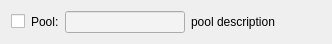
<?xml version="1.0" encoding="UTF-8"?>
<ui version="4.0">
 <class>SharedPoolWidget</class>
 <widget class="QWidget" name="SharedPoolWidget">
  <property name="geometry">
   <rect>
    <x>0</x>
    <y>0</y>
    <width>332</width>
    <height>41</height>
   </rect>
  </property>
  <property name="windowTitle">
   <string>Form</string>
  </property>
  <layout class="QHBoxLayout" name="horizontalLayout">
   <item>
    <widget class="QCheckBox" name="enabledCheckBox">
     <property name="sizePolicy">
      <sizepolicy hsizetype="Fixed" vsizetype="Fixed">
       <horstretch>0</horstretch>
       <verstretch>0</verstretch>
      </sizepolicy>
     </property>
     <property name="text">
      <string/>
     </property>
    </widget>
   </item>
   <item>
    <widget class="QLabel" name="poolLabel">
     <property name="sizePolicy">
      <sizepolicy hsizetype="Fixed" vsizetype="Preferred">
       <horstretch>0</horstretch>
       <verstretch>0</verstretch>
      </sizepolicy>
     </property>
     <property name="text">
      <string>Pool:</string>
     </property>
    </widget>
   </item>
   <item>
    <widget class="QLineEdit" name="nameLineEdit">
     <property name="enabled">
      <bool>true</bool>
     </property>
     <property name="sizePolicy">
      <sizepolicy hsizetype="Minimum" vsizetype="Fixed">
       <horstretch>0</horstretch>
       <verstretch>0</verstretch>
      </sizepolicy>
     </property>
     <property name="minimumSize">
      <size>
       <width>0</width>
       <height>0</height>
      </size>
     </property>
     <property name="maximumSize">
      <size>
       <width>120</width>
       <height>16777215</height>
      </size>
     </property>
     <property name="palette">
      <palette>
       <active>
        <colorrole role="Base">
         <brush brushstyle="SolidPattern">
          <color alpha="255">
           <red>243</red>
           <green>243</green>
           <blue>243</blue>
          </color>
         </brush>
        </colorrole>
       </active>
       <inactive>
        <colorrole role="Base">
         <brush brushstyle="SolidPattern">
          <color alpha="255">
           <red>243</red>
           <green>243</green>
           <blue>243</blue>
          </color>
         </brush>
        </colorrole>
       </inactive>
       <disabled>
        <colorrole role="Base">
         <brush brushstyle="SolidPattern">
          <color alpha="255">
           <red>240</red>
           <green>240</green>
           <blue>240</blue>
          </color>
         </brush>
        </colorrole>
       </disabled>
      </palette>
     </property>
     <property name="text">
      <string/>
     </property>
     <property name="readOnly">
      <bool>true</bool>
     </property>
    </widget>
   </item>
   <item>
    <widget class="QLabel" name="descriptionLabel">
     <property name="text">
      <string>pool description</string>
     </property>
    </widget>
   </item>
  </layout>
 </widget>
 <resources/>
 <connections/>
</ui>
